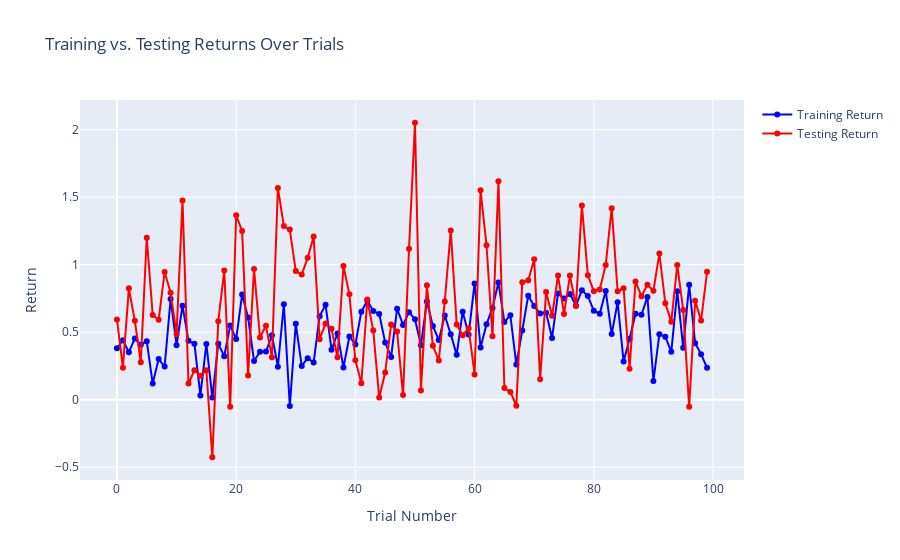

The notebook cell this image was saved under:
### Code cell
import plotly.graph_objects as go

# Assuming trial_performance['training'] and trial_performance['testing']
# are your data dictionaries for training and testing performance respectively
training_df = pd.DataFrame(trial_performance['training'])
testing_df = pd.DataFrame(trial_performance['testing'])

# Reset index to ensure alignment for comparison, if necessary
training_df.reset_index(drop=True, inplace=True)
testing_df.reset_index(drop=True, inplace=True)

# Create traces for training and testing returns
trace1 = go.Scatter(
    x=training_df.index,
    y=training_df['return'], 
    mode='lines+markers',
    name='Training Return',
    marker=dict(color='blue')
)

trace2 = go.Scatter(
    x=testing_df.index,
    y=testing_df['return'], 
    mode='lines+markers',
    name='Testing Return',
    marker=dict(color='red')
)

# Define the layout
layout = go.Layout(
    title='Training vs. Testing Returns Over Trials',
    xaxis=dict(title='Trial Number'),
    yaxis=dict(title='Return'),
    hovermode='closest'
)

# Create the figure and add traces
fig = go.Figure(data=[trace1, trace2], layout=layout)

# Show the figure
fig.show()

### Figure 1 — Plotly figure (JSON) as saved in the notebook; plotly's stock layout.template omitted (floating-point values rounded to 4 significant figures)
{"data": [{"marker": {"color": "blue"}, "mode": "lines+markers", "name": "Training Return", "type": "scatter", "x": [0, 1, 2, 3, 4, 5, 6, 7, 8, 9, 10, 11, 12, 13, 14, 15, 16, 17, 18, 19, 20, 21, 22, 23, 24, 25, 26, 27, 28, 29, 30, 31, 32, 33, 34, 35, 36, 37, 38, 39, 40, 41, 42, 43, 44, 45, 46, 47, 48, 49, 50, 51, 52, 53, 54, 55, 56, 57, 58, 59, 60, 61, 62, 63, 64, 65, 66, 67, 68, 69, 70, 71, 72, 73, 74, 75, 76, 77, 78, 79, 80, 81, 82, 83, 84, 85, 86, 87, 88, 89, 90, 91, 92, 93, 94, 95, 96, 97, 98, 99], "y": [0.3807, 0.4397, 0.3516, 0.4523, 0.4078, 0.4331, 0.1195, 0.3014, 0.2453, 0.7455, 0.4033, 0.6965, 0.4357, 0.4139, 0.03139, 0.4131, 0.01613, 0.4135, 0.3225, 0.5503, 0.4488, 0.7787, 0.6095, 0.2868, 0.3557, 0.3567, 0.4768, 0.2447, 0.7066, -0.04713, 0.5623, 0.2501, 0.3071, 0.2758, 0.6187, 0.7023, 0.37, 0.4908, 0.2383, 0.4683, 0.4088, 0.6519, 0.7323, 0.657, 0.6353, 0.4234, 0.3168, 0.6739, 0.5541, 0.6481, 0.5953, 0.4038, 0.7266, 0.5465, 0.4412, 0.6237, 0.485, 0.3321, 0.6514, 0.4826, 0.8611, 0.3871, 0.5579, 0.6795, 0.8683, 0.5757, 0.6255, 0.2604, 0.5126, 0.7704, 0.6937, 0.6375, 0.6433, 0.4572, 0.7872, 0.7502, 0.7823, 0.6969, 0.8098, 0.7679, 0.6591, 0.6367, 0.8051, 0.4861, 0.7216, 0.2828, 0.4505, 0.6364, 0.6291, 0.7612, 0.1388, 0.4853, 0.4653, 0.3545, 0.8039, 0.3852, 0.851, 0.4183, 0.3374, 0.2361]}, {"marker": {"color": "red"}, "mode": "lines+markers", "name": "Testing Return", "type": "scatter", "x": [0, 1, 2, 3, 4, 5, 6, 7, 8, 9, 10, 11, 12, 13, 14, 15, 16, 17, 18, 19, 20, 21, 22, 23, 24, 25, 26, 27, 28, 29, 30, 31, 32, 33, 34, 35, 36, 37, 38, 39, 40, 41, 42, 43, 44, 45, 46, 47, 48, 49, 50, 51, 52, 53, 54, 55, 56, 57, 58, 59, 60, 61, 62, 63, 64, 65, 66, 67, 68, 69, 70, 71, 72, 73, 74, 75, 76, 77, 78, 79, 80, 81, 82, 83, 84, 85, 86, 87, 88, 89, 90, 91, 92, 93, 94, 95, 96, 97, 98, 99], "y": [0.5941, 0.2373, 0.8245, 0.5843, 0.2779, 1.199, 0.6268, 0.5914, 0.946, 0.7921, 0.4846, 1.475, 0.12, 0.2178, 0.1775, 0.2178, -0.4259, 0.5816, 0.9565, -0.05183, 1.366, 1.249, 0.179, 0.9676, 0.4615, 0.547, 0.3139, 1.568, 1.285, 1.26, 0.9526, 0.927, 1.05, 1.208, 0.4478, 0.5639, 0.5253, 0.3139, 0.9903, 0.7801, 0.2915, 0.1212, 0.7416, 0.5118, 0.01581, 0.2019, 0.5577, 0.5044, 0.03459, 1.117, 2.05, 0.06828, 0.8477, 0.3988, 0.2906, 0.7277, 1.252, 0.5577, 0.4773, 0.5285, 0.1868, 1.55, 1.144, 0.4696, 1.617, 0.08634, 0.05746, -0.0446, 0.869, 0.8836, 1.039, 0.1513, 0.7975, 0.6216, 0.919, 0.6348, 0.919, 0.6942, 1.439, 0.9219, 0.8037, 0.8168, 0.9978, 1.418, 0.8031, 0.8258, 0.2299, 0.8749, 0.7663, 0.8504, 0.8062, 1.082, 0.7136, 0.5765, 0.9978, 0.6638, -0.05278, 0.7327, 0.5861, 0.9465]}], "layout": {"autosize": true, "hovermode": "closest", "title": {"text": "Training vs. Testing Returns Over Trials"}, "xaxis": {"autorange": true, "range": [-5.898, 104.9], "title": {"text": "Trial Number"}, "type": "linear"}, "yaxis": {"autorange": true, "range": [-0.6303, 2.255], "title": {"text": "Return"}, "type": "linear"}}}
